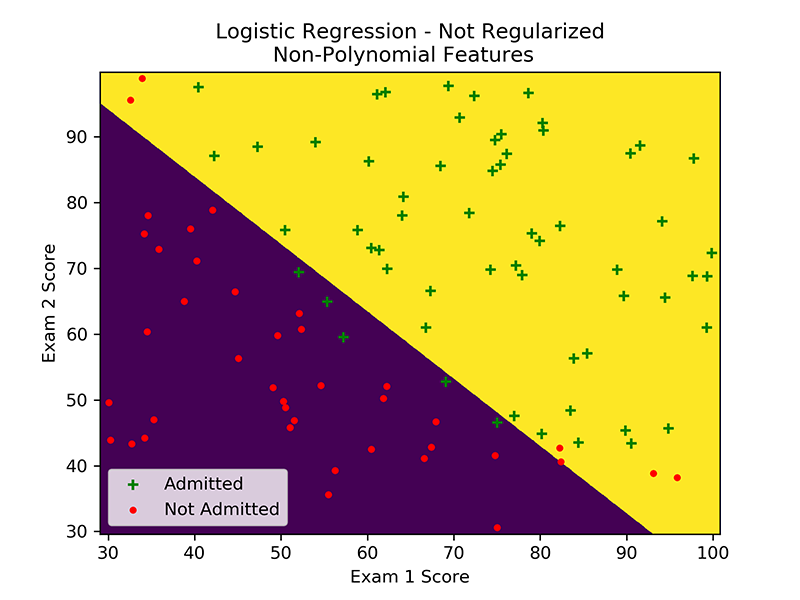

The Python source for this figure:
import numpy as np
import matplotlib.pyplot as plot
from scipy.optimize import minimize


def main():
    file_name = 'ex2data1.txt'
    X, y, m, n = read_file(file_name, ',')
    theta = np.zeros((n, 1))
    theta = minimize(lambda t: cost(X, y, t), theta, method='Nelder-Mead').x.reshape((n, 1))
    print('Training accuracy: %{0}'.format(get_accuracy(X, y, theta)))
    plot_decision(X, theta)
    plot_points(X, y)
    plot.xlabel('Exam 1 Score')
    plot.ylabel('Exam 2 Score')
    plot.title('Logistic Regression - Not Regularized\nNon-Polynomial Features  ')
    plot.legend()
    plot.savefig('ex2-NotRegularized.png', dpi=300)
    plot.show()
    while True:
        inp = '1,'
        inp += input('Enter x to predict value, split by comma:\n')
        inp = inp.replace(' ', '')
        inp = inp.split(',')
        inp = list(map(float, inp))
        x = np.array([inp]).T
        print('result: ', predict(x, theta))
        print('----------------------')


def read_file(file_name, delimiter):
    points = np.loadtxt(file_name, delimiter=delimiter)
    x0s = np.ones((points.shape[0], 1))
    points = np.append(x0s, points, axis=1)
    m = points.shape[0]
    n = points.shape[1] - 1
    return points[..., 0:n], points[..., n:], m, n


def plot_points(X, y):
    z_x = []
    z_y = []
    o_x = []
    o_y = []
    for i in range(0, X.shape[0]):
        if y[i][0] == 1:
            o_x.append(X[i][1])
            o_y.append(X[i][2])
        else:
            z_x.append(X[i][1])
            z_y.append(X[i][2])
    plot.scatter(o_x, o_y, marker='+', c='g', label='Admitted')
    plot.scatter(z_x, z_y, marker='.', c='r', label='Not Admitted')


def sigmoid(z):
    return 1 / (1 + np.exp(-z))


def h(X, theta):
    return sigmoid(np.matmul(X, theta))


def cost(X, y, theta):
    m = X.shape[0]
    ans = np.matmul(y.T, np.log(h(X, theta))) + np.matmul((1 - y).T, np.log(1 - h(X, theta)))
    return (-1 / m) * ans


def gradient(X, y, theta):
    m = X.shape[0]
    ans = h(X, theta) - y
    ans = np.matmul(X.T, ans)

    return (1 / m) * ans


def predict(x, theta):
    ans = np.matmul(theta.T, x)[0][0]
    if ans >= 0:
        return 1
    return 0


def get_accuracy(X, y, theta):
    m = X.shape[0]
    corrects = 0
    for i in range(0, m):
        x = np.array([X[i]]).T
        if predict(x, theta) == y[i]:
            corrects += 1
    return 100 * corrects / m


def plot_decision(X, theta):
    # Build the grid to plot:
    x_min, x_max = X[..., 1].min() - 1, X[..., 1].max() + 1
    y_min, y_max = X[..., 2].min() - 1, X[..., 2].max() + 1
    x = np.arange(x_min, x_max, 0.05)
    y = np.arange(y_min, y_max, 0.05)
    xx, yy = np.meshgrid(x, y)

    # Build the data:
    zz = np.zeros(xx.shape)
    for i in range(0, xx.shape[0]):
        for j in range(0, xx.shape[1]):
            my_x = np.array([[1, xx[i][j], yy[i][j]]]).T
            zz[i][j] = predict(my_x, theta)

    plot.pcolormesh(xx, yy, zz)


if __name__ == '__main__':
    main()
